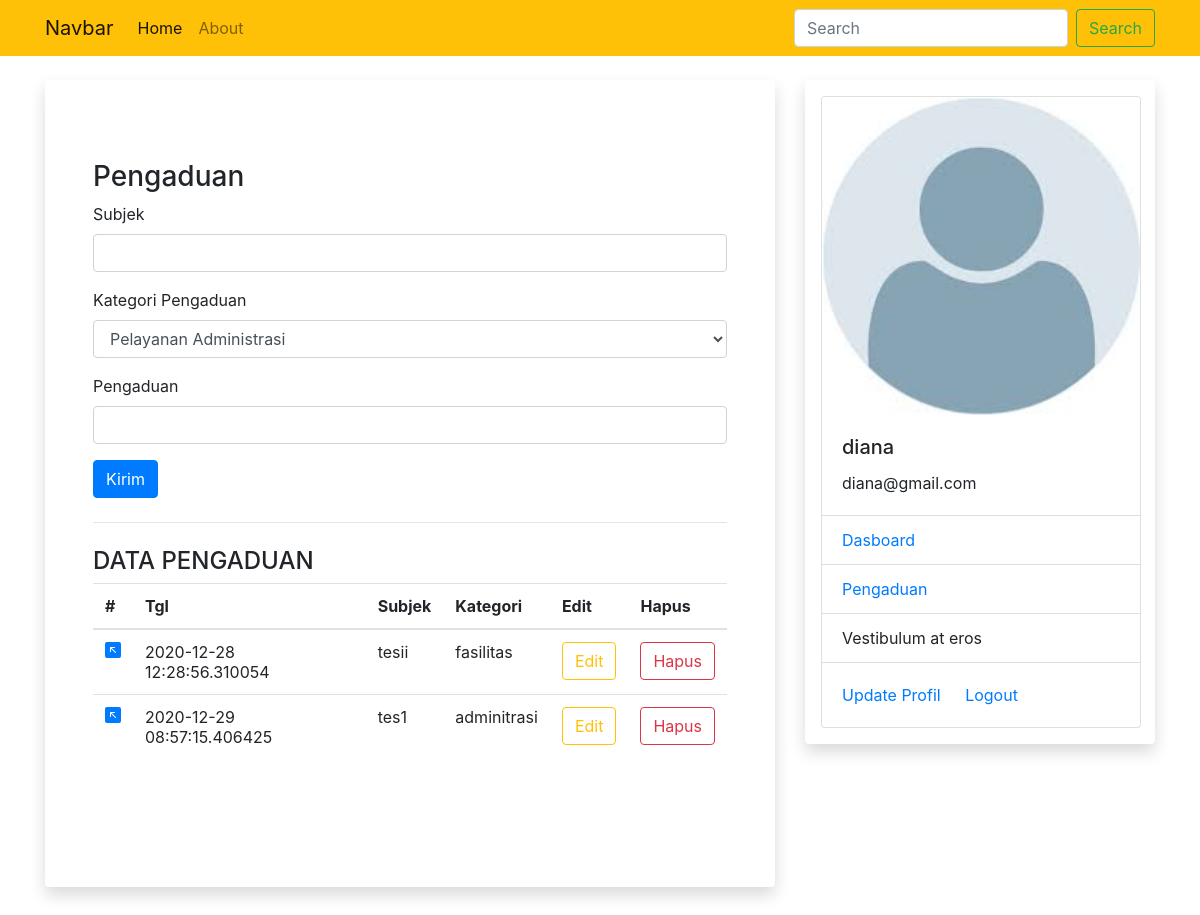
Page /pengaduan (signed in) on the committed database.
### sim/models.py (models this page shows, shortened)
class Tpengaduan(db.Model):
    id= db.Column(db.Integer, primary_key=True)
    subjek = db.Column(db.String(100), nullable=False)
    kategori = db.Column(db.String(50), nullable=False)
    detail_pengaduan = db.Column(db.String(300), nullable=False)
    tgl_post = db.Column(db.DateTime, nullable=False, default=datetime.utcnow)
    mahasiswa_id = db.Column(db.Integer, db.ForeignKey('tmahasiswa.id'))

class Tmahasiswa(db.Model, UserMixin): #tambahka
    id= db.Column(db.Integer, primary_key=True)
    npm = db.Column(db.String(15), unique=True, nullable=False)
    nama = db.Column(db.String(100), nullable=False)
    email = db.Column(db.String(120), unique=True, nullable=False)
    password = db.Column(db.String(80), nullable=False)
    kelas = db.Column(db.String(20), nullable=False)
    alamat = db.Column(db.String(100), nullable=False)
    foto = db.Column(db.String(30), nullable=False, default='default.jpg')
    pengaduans = db.relationship('Tpengaduan', backref='mahasiswa',lazy=True)

### sim/mahasiswa/routes.py (the view)
@rmahasiswa.route("/pengaduan", methods=['GET','POST'])
@login_required
def pengaduan():
    dt_pengaduan=Tpengaduan.query.filter_by(mahasiswa_id=current_user.id)
    form=pengaduan_F()
    if form.validate_on_submit():
        add_pengaduan= Tpengaduan(subjek=form.subjek.data, kategori=form.kategori.data, detail_pengaduan=form.detail_pengaduan.data, mahasiswa=current_user)
        db.session.add(add_pengaduan)
        db.session.commit()
        flash('Data berhasil ditambahkan','warning')
        return redirect(url_for('rmahasiswa.pengaduan'))
    return render_template('pengaduan.html', form=form, dt_pengaduan=dt_pengaduan)

### sim/mahasiswa/forms.py
class pengaduan_F(FlaskForm):
    subjek= StringField('Subjek', validators=[DataRequired()])
    kategori= SelectField(u'Kategori Pengaduan', choices=[('adminitrasi','Pelayanan Administrasi'), ('fasilitas','Fasilitas'), ('dosen','Dosen')], validators=[DataRequired()] )
    detail_pengaduan= StringField('Pengaduan', validators=[DataRequired()])
    submit=SubmitField('Kirim')

### sim/models.py (called while the page is built)
@login_manager.user_loader
def user_loader(mahasiswa_id):
    return Tmahasiswa.query.get(int(mahasiswa_id))

### sim/templates/pengaduan.html (shortened to what this page needs)
{% extends "base.html" %}
{% block konten %}
<div class="jumbotron">
    <h3>Pengaduan</h3>
    <form method="POST">
      <div class="form-group">
        {{form.subjek.label(class="form-control-label")}}
        {% if form.subjek.errors %}
                   {{form.subjek(class="form-control is-invalid")}}
                  <div class="invalid-feedback">
                       {%for error in form.subjek.errors %}
                       <span>{{error}}</span>
                       {% endfor %}
                  </div>
             {%else%}
                 {{form.subjek(class="form-control")}}
             {%endif%}
        </div>
        <div class="form-group">
            {{form.kategori.label(class="form-control-label")}}
            {% if form.kategori.errors %}
                       {{form.kategori(class="form-control is-invalid")}}
                      <div class="invalid-feedback">
                           {%for error in form.kategori.errors %}
                           <span>{{error}}</span>
                           {% endfor %}
                      </div>
                 {%else%}
                     {{form.kategori(class="form-control")}}
                 {%endif%}
          </div>
          <div class="form-group">
            {{form.detail_pengaduan.label(class="form-control-label")}}
            {% if form.detail_pengaduan.errors %}
                       {{form.detail_pengaduan(class="form-control is-invalid")}}
                      <div class="invalid-feedback">
                           {%for error in form.detail_pengaduan.errors %}
                           <span>{{error}}</span>
                           {% endfor %}
                      </div>
                 {%else%}
                     {{form.detail_pengaduan(class="form-control")}}
                 {%endif%}
          </div>
      <div class="form-group">
        {{form.submit(class="btn btn-primary")}}
      </div>
    </form>
    <hr class="my-4">
    <h4>DATA PENGADUAN</h4>
    <table class="table table-responsive table-hover">
      <thead>
        <tr>
          <th scope="col">#</th>
          <th scope="col">Tgl</th>
          <th scope="col">Subjek</th>
          <th scope="col">Kategori</th>
          <th scope="col">Edit</th>
          <th scope="col">Hapus</th>
        </tr>
      </thead>
      <tbody>
      {% for data in dt_pengaduan%}
        <tr>
          </div>
          <th >
            <a href="{{url_for('rmahasiswa.detail_pengaduan', ed_id=data.id)}}">
            </a>
          </th>
          <td>{{data.tgl_post}}</td>
          <td>{{data.subjek}}</td>
          <td>{{data.kategori}}</td>
          <td><a class="btn btn-outline-warning" href="{{url_for('rmahasiswa.update_pengaduan', ed_id=data.id)}}">Edit</a></td>
          <td><a class="btn btn-outline-danger" data-toggle="modal" data-target=#modals-hapus onclick="klik_hapus({{data.id}})">Hapus</a></td>
      {% endfor %}
  </div>
{% endblock%}

### sim/templates/base.html (shortened to what this page needs)
<html>
    <head>
        <link rel="stylesheet" href="{{ url_for ('static', filename='css/bootstrap.min.css')}}">
        <link rel="stylesheet" type="text/css" href="{{ url_for ('static', filename='css/style.css')}}">
    </head>
    <body>
        <nav class="navbar navbar-expand-lg navbar-light bg-warning">
        <div class="container">
            <a class="navbar-brand" href="#"> Navbar</a>
            <div class="collapse navbar-collapse" id="navbarSupportedContent">
              <ul class="navbar-nav mr-auto">
                <li class="nav-item active">
                  <a class="nav-link" href="{{url_for('rmahasiswa.home')}}">Home <span class="sr-only">(current)</span></a>
                </li>
                <li class="nav-item">
                  <a class="nav-link" href="{{url_for('rmahasiswa.about')}}">About</a>
                </li>
                </ul>
              <form class="form-inline my-2 my-lg-0">
                <input class="form-control mr-sm-2" type="search" placeholder="Search" aria-label="Search">
                <button class="btn btn-outline-success my-2 my-sm-0" type="submit">Search</button>
              </form>
            </div>
            </div>
          </nav>
        <div class="container mt-4">
        <div class="row">
            <div class="col-md-8">
                <div class="shadow p-3 mb-5 bg-white rounded">
            {% block konten %}
            {% endblock%}
            </div>
        </div>
            <div class="col-md-4">
                <div class="shadow p-3 mb-5 bg-white rounded">
                 {% if current_user.is_authenticated %}
                 <div class="card" style="width: 20rem;">
                  <img src="{{url_for('static', filename='foto/' + current_user.foto)}}" class="card-img-top" alt="...">
                  <div class="card-body">
                    <h5 class="card-title">{{current_user.nama}}</h5>
                    <p class="card-text">{{current_user.email}}</p>
                  </div>
                  <ul class="list-group list-group-flush">
                    <li class="list-group-item"> <a href="{{url_for('rmahasiswa.akunmahasiswa')}}">Dasboard</a>
</li>
                    <li class="list-group-item"><a href="{{url_for('rmahasiswa.pengaduan')}}">Pengaduan</a></li>
                    <li class="list-group-item">Vestibulum at eros</li>
                  </ul>
                  <div class="card-body">
                    <a href="{{url_for('rmahasiswa.edit_mahasiswa')}}" class="card-link">Update Profil</a>
                    <a href="{{url_for('rmahasiswa.logout_mahasiswa')}}" class="card-link">Logout</a>
                  </div>
                </div>
                 {% else %}
                <li>Data Mahasiswa</li>
                <li>Data Dosen</li>
                {% endif %}
            </div>
            </div>
    </body>
</html>

### sim/static/css/style.css (style rules this page uses)
.jumbotron { background-color: white; }

### rows in the picture
Tpengaduan: tgl_post "2020-12-28 12:28:56.310054", subjek "tesii", kategori "fasilitas"
Tpengaduan: tgl_post "2020-12-29 08:57:15.406425", subjek "tes1", kategori "adminitrasi"
Tmahasiswa: foto (placeholder picture), nama "diana", email "diana@gmail.com"
